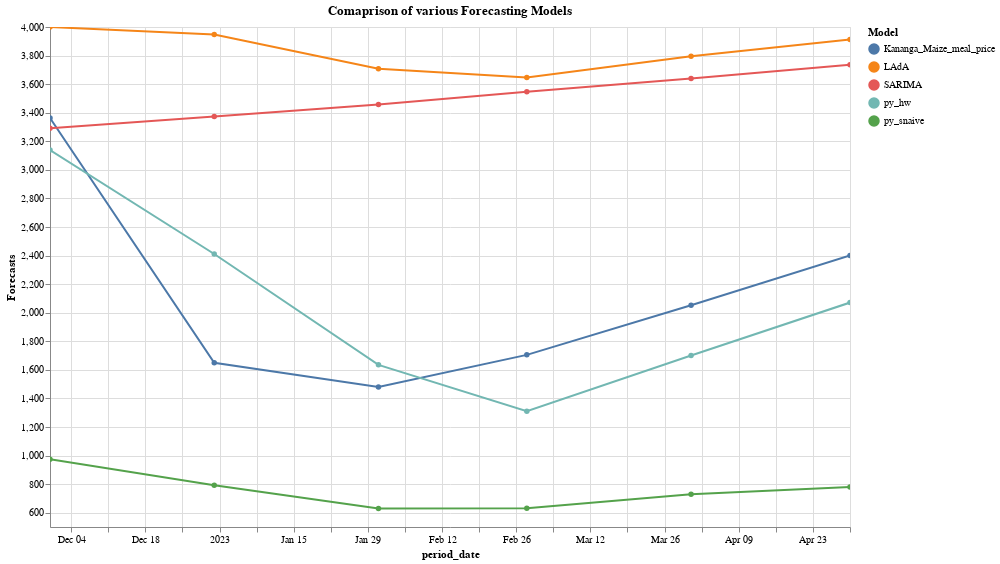

This figure's notebook cell:
### Code cell
nearest = alt.selection(type='single', nearest=True, on='mouseover',
                        fields=['period_date'], empty='none')

# The basic line
line = alt.Chart(fc_melt).mark_line(point=True).encode(
    x='period_date',
    y=alt.Y('Forecasts:Q',scale=alt.Scale(domain=[500,4000], clamp=True)),
    color='Model:N',
    tooltip=['period_date','Forecasts','Model']
)

# Transparent selectors across the chart. This is what tells us
# the x-value of the cursor
selectors = alt.Chart(fc_melt).mark_point().encode(
    x='period_date',
    opacity=alt.value(0),
).add_selection(
    nearest
)

# Draw points on the line, and highlight based on selection
points = line.mark_point().encode(
    opacity=alt.condition(nearest, alt.value(1), alt.value(0))
)

# Draw text labels near the points, and highlight based on selection
text = line.mark_text(align='left', baseline='top', dx=5, dy=-5).encode(
    text=alt.condition(nearest, 'Forecasts:Q', alt.value('              '))
)
text2 = line.mark_text(align='left', baseline='bottom', dx=5, dy=-5).encode(
    text=alt.condition(nearest, 'Model:N', alt.value('    '))
)

# Draw a rule at the location of the selection
rules = alt.Chart(fc_melt).mark_rule(color='gray').encode(
    x='period_date',
).transform_filter(
    nearest
)

# Put the five layers into a chart and bind the data
alt.layer(
    line, selectors, points, rules, text, text2
).properties(
    width=800, height=500, title="Comaprison of various Forecasting Models"
).interactive()

### Figure 1 — Vega-Lite specification as saved in the notebook (floating-point values rounded to 4 significant figures)
{"config": {"view": {"continuousWidth": 400, "continuousHeight": 300}}, "layer": [{"mark": {"type": "line", "point": true}, "encoding": {"color": {"field": "Model", "type": "nominal"}, "tooltip": [{"field": "period_date", "type": "temporal"}, {"field": "Forecasts", "type": "quantitative"}, {"field": "Model", "type": "nominal"}], "x": {"field": "period_date", "type": "temporal"}, "y": {"field": "Forecasts", "scale": {"clamp": true, "domain": [500, 4000]}, "type": "quantitative"}}, "selection": {"selector006": {"type": "interval", "bind": "scales", "encodings": ["x", "y"]}}}, {"mark": "point", "encoding": {"opacity": {"value": 0}, "x": {"field": "period_date", "type": "temporal"}}, "selection": {"selector005": {"type": "single", "nearest": true, "on": "mouseover", "fields": ["period_date"], "empty": "none"}}}, {"mark": "point", "encoding": {"color": {"field": "Model", "type": "nominal"}, "opacity": {"condition": {"value": 1, "selection": "selector005"}, "value": 0}, "tooltip": [{"field": "period_date", "type": "temporal"}, {"field": "Forecasts", "type": "quantitative"}, {"field": "Model", "type": "nominal"}], "x": {"field": "period_date", "type": "temporal"}, "y": {"field": "Forecasts", "scale": {"clamp": true, "domain": [500, 4000]}, "type": "quantitative"}}}, {"mark": {"type": "rule", "color": "gray"}, "encoding": {"x": {"field": "period_date", "type": "temporal"}}, "transform": [{"filter": {"selection": "selector005"}}]}, {"mark": {"type": "text", "align": "left", "baseline": "top", "dx": 5, "dy": -5}, "encoding": {"color": {"field": "Model", "type": "nominal"}, "text": {"condition": {"field": "Forecasts", "type": "quantitative", "selection": "selector005"}, "value": "              "}, "tooltip": [{"field": "period_date", "type": "temporal"}, {"field": "Forecasts", "type": "quantitative"}, {"field": "Model", "type": "nominal"}], "x": {"field": "period_date", "type": "temporal"}, "y": {"field": "Forecasts", "scale": {"clamp": true, "domain": [500, 4000]}, "type": "quantitative"}}}, {"mark": {"type": "text", "align": "left", "baseline": "bottom", "dx": 5, "dy": -5}, "encoding": {"color": {"field": "Model", "type": "nominal"}, "text": {"condition": {"field": "Model", "type": "nominal", "selection": "selector005"}, "value": "    "}, "tooltip": [{"field": "period_date", "type": "temporal"}, {"field": "Forecasts", "type": "quantitative"}, {"field": "Model", "type": "nominal"}], "x": {"field": "period_date", "type": "temporal"}, "y": {"field": "Forecasts", "scale": {"clamp": true, "domain": [500, 4000]}, "type": "quantitative"}}}], "data": {"name": "data-39067091af696645560adced3d70ef5f"}, "height": 500, "title": "Comaprison of various Forecasting Models", "width": 800, "$schema": "https://vega.github.io/schema/vega-lite/v4.17.0.json", "datasets": {"data-39067091af696645560adced3d70ef5f": [{"period_date": "2022-11-30T00:00:00", "Model": "Kananga_Maize_meal_price", "Forecasts": 3363.0}, {"period_date": "2022-12-31T00:00:00", "Model": "Kananga_Maize_meal_price", "Forecasts": 1649.0}, {"period_date": "2023-01-31T00:00:00", "Model": "Kananga_Maize_meal_price", "Forecasts": 1480.0}, {"period_date": "2023-02-28T00:00:00", "Model": "Kananga_Maize_meal_price", "Forecasts": 1705.0}, {"period_date": "2023-03-31T00:00:00", "Model": "Kananga_Maize_meal_price", "Forecasts": 2052.0}, {"period_date": "2023-04-30T00:00:00", "Model": "Kananga_Maize_meal_price", "Forecasts": 2400.0}, {"period_date": "2022-11-30T00:00:00", "Model": "py_snaive", "Forecasts": 975.0}, {"period_date": "2022-12-31T00:00:00", "Model": "py_snaive", "Forecasts": 792.0}, {"period_date": "2023-01-31T00:00:00", "Model": "py_snaive", "Forecasts": 630.0}, {"period_date": "2023-02-28T00:00:00", "Model": "py_snaive", "Forecasts": 632.0}, {"period_date": "2023-03-31T00:00:00", "Model": "py_snaive", "Forecasts": 730.0}, {"period_date": "2023-04-30T00:00:00", "Model": "py_snaive", "Forecasts": 780.0}, {"period_date": "2022-11-30T00:00:00", "Model": "py_hw", "Forecasts": 3139.0}, {"period_date": "2022-12-31T00:00:00", "Model": "py_hw", "Forecasts": 2411.0}, {"period_date": "2023-01-31T00:00:00", "Model": "py_hw", "Forecasts": 1635.0}, {"period_date": "2023-02-28T00:00:00", "Model": "py_hw", "Forecasts": 1311.0}, {"period_date": "2023-03-31T00:00:00", "Model": "py_hw", "Forecasts": 1700.0}, {"period_date": "2023-04-30T00:00:00", "Model": "py_hw", "Forecasts": 2071.0}, {"period_date": "2022-11-30T00:00:00", "Model": "LAdA", "Forecasts": 4107.0}, {"period_date": "2022-12-31T00:00:00", "Model": "LAdA", "Forecasts": 3947.0}, {"period_date": "2023-01-31T00:00:00", "Model": "LAdA", "Forecasts": 3708.0}, {"period_date": "2023-02-28T00:00:00", "Model": "LAdA", "Forecasts": 3647.0}, {"period_date": "2023-03-31T00:00:00", "Model": "LAdA", "Forecasts": 3796.0}, {"period_date": "2023-04-30T00:00:00", "Model": "LAdA", "Forecasts": 3913.0}, {"period_date": "2022-11-30T00:00:00", "Model": "SARIMA", "Forecasts": 3292.0}, {"period_date": "2022-12-31T00:00:00", "Model": "SARIMA", "Forecasts": 3373.0}, {"period_date": "2023-01-31T00:00:00", "Model": "SARIMA", "Forecasts": 3458.0}, {"period_date": "2023-02-28T00:00:00", "Model": "SARIMA", "Forecasts": 3547.0}, {"period_date": "2023-03-31T00:00:00", "Model": "SARIMA", "Forecasts": 3639.0}, {"period_date": "2023-04-30T00:00:00", "Model": "SARIMA", "Forecasts": 3736.0}]}}
